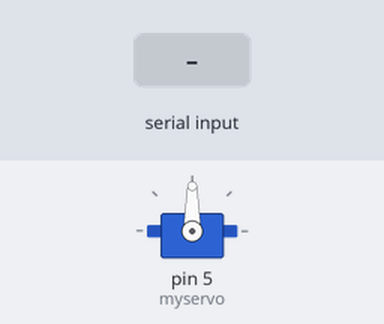
The sketch below on a simulated Arduino Uno, built with avr-gcc and run on an emulated ATmega328P. On the bench: servo. Inputs (shaded band) come from the test bench.

Above: at 1.2 s.
1.3 s: "0" received over Serial
At 1.9 s:
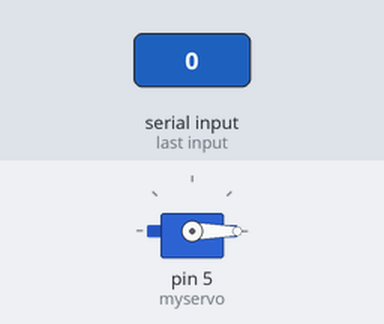
2.8 s: "1" received over Serial
At 3.1 s:
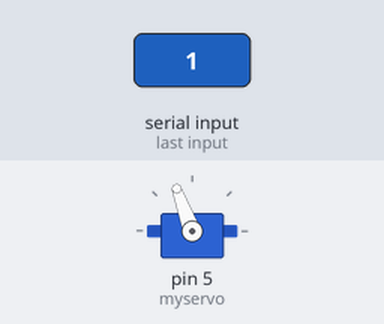
Timing chart, 0 to 5.8 s (numbered marks = the images above; inputs shaded):
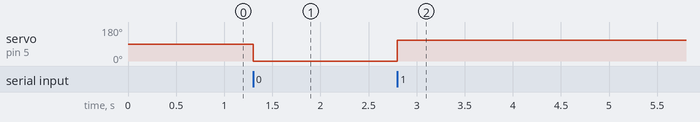

Measured:
- after the input at 1.3 s, servo on pin 5 (myservo): 90° → 0° at once
- after the input at 2.8 s, servo on pin 5 (myservo): 0° → 110° at once

The sketch:

servo_test_serial.ino
```cpp
#include<Servo.h>
Servo myservo;
int pos = 0;

void setup() {
 myservo.attach(5);
 Serial.begin(9600);

}

void loop() {
  if(Serial.available()){
    char in_data;
    in_data = Serial.read();
    if(in_data == '0'){
            pos = 0;
            myservo.write(pos);
            delay(25);
        }
    else if(in_data == '1'){
            pos = 110;
            myservo.write(pos);
            delay(25);
        }
  }
}
```
